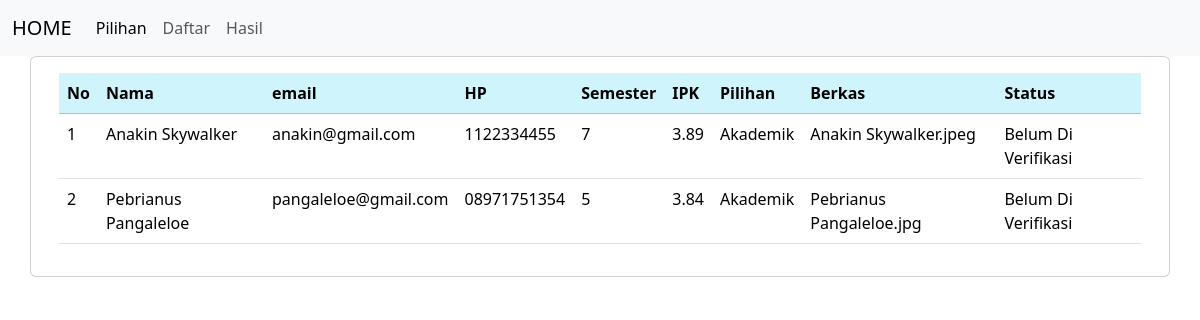
The app's page /beasiswa/pages/hasil-beasiswa.php with its own data.
### tables this page shows
CREATE TABLE `tb_anggota` (
  `id_anggota` int(11) NOT NULL,
  `nama` varchar(50) NOT NULL,
  `email` varchar(50) NOT NULL,
  `hp` varchar(13) NOT NULL,
  `semester` int(2) NOT NULL,
  `ipk` varchar(10) NOT NULL,
  `pilihan` varchar(20) NOT NULL,
  `berkas` varchar(30) NOT NULL
);

### beasiswa/pages/hasil-beasiswa.php (the view, shortened to what this page needs)
<?php
include "../koneksi.php";
?>
<div class="card container">
    <div class="card-body">
        <table class="table">
            <tr>
                <thead class="table-info">
                    <th>No</th>
                    <th>Nama</th>
                    <th>email</th>
                    <th>HP</th>
                    <th>Semester</th>
                    <th>IPK</th>
                    <th>Pilihan</th>
                    <th>Berkas</th>
                    <th>Status</th>
                </thead>
            </tr>
            <tr>
                <tbody>
                    <?php
                    $sql = "SELECT * FROM tb_anggota";
                    $result = mysqli_query($db, $sql);
                    if (mysqli_num_rows($result) > 0) {
                        $rowNumber = 1;
                        while ($row = mysqli_fetch_assoc($result)) {
                            echo "<tr>";
                            echo "<td>" . $rowNumber . "</td>";
                            echo "<td>" . $row["nama"] . "</td>";
                            echo "<td>" . $row["email"] . "</td>";
                            echo "<td>" . $row["hp"] . "</td>";
                            echo "<td>" . $row["semester"] . "</td>";
                            echo "<td>" . $row["ipk"] . "</td>";
                            echo "<td>" . $row["pilihan"] . "</td>";
                            echo "<td>" . $row["berkas"] . "</td>";
                            echo "<td>Belum Di Verifikasi</td>";
                            echo "</tr>";
                            $rowNumber++;
                        }
                    } else {
                        echo "<tr><td colspan='8'>No records found</td></tr>";
                    }
                    ?>
                </tbody>
            </tr>
        </table>
    </div>
</div>

### records on screen
tb_anggota: nama "Anakin Skywalker", email "anakin@gmail.com", hp "1122334455", semester "7", ipk "3.89", pilihan "Akademik", berkas "Anakin Skywalker.jpeg"
tb_anggota: nama "Pebrianus Pangaleloe", email "pangaleloe@gmail.com", hp "08971751354", semester "5", ipk "3.84", pilihan "Akademik", berkas "Pebrianus Pangaleloe.jpg"
